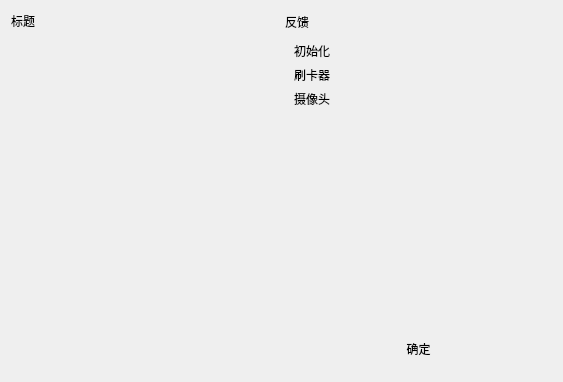
<?xml version="1.0" encoding="UTF-8"?>
<ui version="4.0">
 <class>Widget</class>
 <widget class="QWidget" name="Widget">
  <property name="geometry">
   <rect>
    <x>0</x>
    <y>0</y>
    <width>563</width>
    <height>382</height>
   </rect>
  </property>
  <property name="windowTitle">
   <string>分组布局</string>
  </property>
  <property name="styleSheet">
   <string notr="true">.Widget {
    background: rgb(33, 93, 201);
}

.Box {

}

/* 设置标题栏的高度和左上角、右上角的圆角效果 */
.Box .TitleBar {
    background: rgb(48, 143, 238);
    min-height: 50px;
    max-height: 50px;
    border-top-left-radius:  10px;
    border-top-right-radius: 10px;
}

/* 设置标题栏中标题的样式，border-left 为图标 */
.Box .TitleBar .Title {
    color: rgb(36, 59, 139);
    font-size: 16px;
    margin-left: 5px;
    min-height: 30px;
    max-height: 30px;
    border-width: 0 0 0 30;
    border-image: url(:/image/brightness.png) 0 0 0 128;
}

/* 设置主要控件区的背景色和底部的圆角效果 */
.Box .Main {
    background: rgb(37, 133, 230);
    border-bottom-left-radius:  10px;
    border-bottom-right-radius: 10px;
}

.Box .TitleBar .Title#feedbackTitleLabel {
    border-image: url(:/image/tag-faces.png) 0 0 0 128;
}

.Box .TitleBar #signButton {
    width:  24px;
    height: 24px;
    margin-right: 5px;
    border: none;
    border-width: 0;
    border-image: url(:/image/signin.png) 0 0 0 0;
    qproperty-flat: true;
}

.Box .Main .OkLabel {
    min-height: 24px;
    max-height: 24px;
    border-width: 0 0 0 24;
    border-image: url(:/image/ok.png) 0 0 0 128;
}

.Box .Main .ErrorLabel {
    min-height: 24px;
    max-height: 24px;
    border-width: 0 0 0 24;
    border-image: url(:/image/error.png) 0 0 0 128;
}

.Box .Main QPushButton {
    color: white;
    background: #5cadff;
    border: none;
    border-radius: 4px;
    padding: 0px 10px 2px 10px;
    min-height: 30px;
    max-height: 30px;
    font-size: 16px;
    qproperty-flat: true;
    min-width: 100px;
    max-width: 100px;
}

.Box .Main QPushButton:hover {
    color: #DDD;
}

.Box .Main QPushButton:pressed {
    color: #333;
}
</string>
  </property>
  <layout class="QGridLayout" name="gridLayout_6">
   <item row="0" column="0">
    <widget class="QWidget" name="widget" native="true">
     <property name="class" stdset="0">
      <string>Box</string>
     </property>
     <layout class="QGridLayout" name="gridLayout_2">
      <property name="leftMargin">
       <number>0</number>
      </property>
      <property name="topMargin">
       <number>0</number>
      </property>
      <property name="rightMargin">
       <number>0</number>
      </property>
      <property name="bottomMargin">
       <number>0</number>
      </property>
      <property name="spacing">
       <number>0</number>
      </property>
      <item row="0" column="0">
       <widget class="QWidget" name="widget_2" native="true">
        <property name="class" stdset="0">
         <string>TitleBar</string>
        </property>
        <layout class="QGridLayout" name="gridLayout">
         <property name="leftMargin">
          <number>0</number>
         </property>
         <property name="topMargin">
          <number>0</number>
         </property>
         <property name="rightMargin">
          <number>0</number>
         </property>
         <property name="bottomMargin">
          <number>0</number>
         </property>
         <item row="0" column="0">
          <widget class="QLabel" name="settiingsTitleLabel">
           <property name="text">
            <string>标题</string>
           </property>
           <property name="class" stdset="0">
            <string>Title</string>
           </property>
          </widget>
         </item>
         <item row="0" column="1">
          <spacer name="horizontalSpacer">
           <property name="orientation">
            <enum>Qt::Horizontal</enum>
           </property>
           <property name="sizeHint" stdset="0">
            <size>
             <width>159</width>
             <height>20</height>
            </size>
           </property>
          </spacer>
         </item>
        </layout>
       </widget>
      </item>
      <item row="1" column="0">
       <widget class="QWidget" name="widget_3" native="true">
        <property name="sizePolicy">
         <sizepolicy hsizetype="Preferred" vsizetype="Expanding">
          <horstretch>0</horstretch>
          <verstretch>0</verstretch>
         </sizepolicy>
        </property>
        <property name="class" stdset="0">
         <string>Main</string>
        </property>
       </widget>
      </item>
     </layout>
    </widget>
   </item>
   <item row="0" column="1">
    <widget class="QWidget" name="widget_4" native="true">
     <property name="class" stdset="0">
      <string>Box</string>
     </property>
     <layout class="QGridLayout" name="gridLayout_3">
      <property name="leftMargin">
       <number>0</number>
      </property>
      <property name="topMargin">
       <number>0</number>
      </property>
      <property name="rightMargin">
       <number>0</number>
      </property>
      <property name="bottomMargin">
       <number>0</number>
      </property>
      <property name="spacing">
       <number>0</number>
      </property>
      <item row="0" column="0">
       <widget class="QWidget" name="widget_5" native="true">
        <property name="class" stdset="0">
         <string>TitleBar</string>
        </property>
        <layout class="QGridLayout" name="gridLayout_4">
         <property name="leftMargin">
          <number>0</number>
         </property>
         <property name="topMargin">
          <number>0</number>
         </property>
         <property name="rightMargin">
          <number>0</number>
         </property>
         <property name="bottomMargin">
          <number>0</number>
         </property>
         <item row="0" column="0">
          <widget class="QLabel" name="feedbackTitleLabel">
           <property name="text">
            <string>反馈</string>
           </property>
           <property name="class" stdset="0">
            <string>Title</string>
           </property>
          </widget>
         </item>
         <item row="0" column="1">
          <spacer name="horizontalSpacer_2">
           <property name="orientation">
            <enum>Qt::Horizontal</enum>
           </property>
           <property name="sizeHint" stdset="0">
            <size>
             <width>118</width>
             <height>20</height>
            </size>
           </property>
          </spacer>
         </item>
         <item row="0" column="2">
          <widget class="QPushButton" name="signButton">
           <property name="text">
            <string/>
           </property>
           <property name="flat">
            <bool>true</bool>
           </property>
          </widget>
         </item>
        </layout>
       </widget>
      </item>
      <item row="1" column="0">
       <widget class="QWidget" name="widget_6" native="true">
        <property name="sizePolicy">
         <sizepolicy hsizetype="Preferred" vsizetype="Expanding">
          <horstretch>0</horstretch>
          <verstretch>0</verstretch>
         </sizepolicy>
        </property>
        <property name="class" stdset="0">
         <string>Main</string>
        </property>
        <layout class="QGridLayout" name="gridLayout_5">
         <item row="0" column="0">
          <widget class="QLabel" name="label">
           <property name="sizePolicy">
            <sizepolicy hsizetype="Expanding" vsizetype="Preferred">
             <horstretch>0</horstretch>
             <verstretch>0</verstretch>
            </sizepolicy>
           </property>
           <property name="text">
            <string>初始化</string>
           </property>
           <property name="class" stdset="0">
            <string>OkLabel</string>
           </property>
          </widget>
         </item>
         <item row="1" column="0">
          <widget class="QLabel" name="label_2">
           <property name="text">
            <string>刷卡器</string>
           </property>
           <property name="class" stdset="0">
            <string>ErrorLabel</string>
           </property>
          </widget>
         </item>
         <item row="2" column="0">
          <widget class="QLabel" name="label_3">
           <property name="text">
            <string>摄像头</string>
           </property>
           <property name="class" stdset="0">
            <string>OkLabel</string>
           </property>
          </widget>
         </item>
         <item row="3" column="0">
          <spacer name="verticalSpacer">
           <property name="orientation">
            <enum>Qt::Vertical</enum>
           </property>
           <property name="sizeHint" stdset="0">
            <size>
             <width>20</width>
             <height>129</height>
            </size>
           </property>
          </spacer>
         </item>
         <item row="4" column="0">
          <widget class="QPushButton" name="pushButton">
           <property name="text">
            <string>确定</string>
           </property>
           <property name="flat">
            <bool>true</bool>
           </property>
          </widget>
         </item>
        </layout>
       </widget>
      </item>
     </layout>
    </widget>
   </item>
  </layout>
 </widget>
 <resources/>
 <connections/>
</ui>
